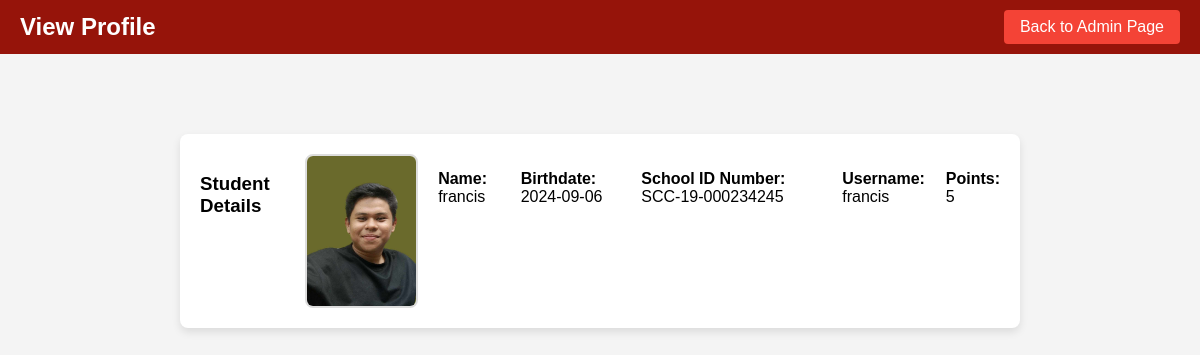
The page /view_profile.php?id=1 (signed in) on the database its author committed.
### tables this page shows
CREATE TABLE `students` (
  `id` int(11) NOT NULL,
  `name` varchar(255) NOT NULL,
  `birthdate` date NOT NULL,
  `school_id_number` varchar(50) NOT NULL,
  `username` varchar(50) NOT NULL,
  `password` varchar(255) NOT NULL,
  `points` int(11) DEFAULT 0,
  `user_type` enum('student','teacher') NOT NULL,
  `profile_picture` varchar(255) DEFAULT NULL
);

### view_profile.php (the view, shortened to what this page needs)
<?php
$conn = new mysqli('localhost', 'root', '', 'student_rewards');
$id = isset($_GET['id']) ? intval($_GET['id']) : 0;
$sql = "SELECT * FROM students WHERE id = ?";
$stmt = $conn->prepare($sql);
$stmt->bind_param("i", $id);
$stmt->execute();
$result = $stmt->get_result();
if ($result->num_rows > 0) {
    $student = $result->fetch_assoc();
} else {
    echo "<p>No student found.</p>";
    exit();
}
?>
<!DOCTYPE html>
<html lang="en">
<head>
    <link rel="stylesheet" href="view_prof.css">
</head>
<body>
    <div class="header">
        <h2>View Profile</h2>
        <button onclick="location.href='admin.php'" class="back-button">Back to Admin Page</button>
    </div>
    <div class="profile-container">
        <h3>Student Details</h3>
        <?php if (!empty($student['profile_picture']) && file_exists($student['profile_picture'])) : ?>
            <div class="profile-picture">
                <img src="<?php echo htmlspecialchars($student['profile_picture']); ?>" alt="Profile Picture">
            </div>
        <?php else : ?>
            <p>No profile picture available.</p>
        <?php endif; ?>
        <p><strong>Name:</strong> <?php echo htmlspecialchars($student['name']); ?></p>
        <p><strong>Birthdate:</strong> <?php echo htmlspecialchars($student['birthdate']); ?></p>
        <p><strong>School ID Number:</strong> <?php echo htmlspecialchars($student['school_id_number']); ?></p>
        <p><strong>Username:</strong> <?php echo htmlspecialchars($student['username']); ?></p>
        <p><strong>Points:</strong> <?php echo htmlspecialchars($student['points']); ?></p>
    </div>
</body>
</html>

### view_prof.css (style rules this page uses)
body { font-family: Arial, sans-serif; margin: 0; padding: 0; background-color: #f4f4f4; }
.header { display: flex; justify-content: space-between; align-items: center; padding: 10px 20px; background-color: #96140a; color: white; }
.header h2 { margin: 0; }
.back-button { padding: 8px 16px; background-color: #f44336; color: white; border: none; cursor: pointer; border-radius: 4px; font-size: 16px; }
.profile-container { background-color: white; padding: 20px; border-radius: 8px; box-shadow: 0 4px 8px rgba(0, 0, 0, 0.1); margin: 80px auto; width: 90%; max-width: 800px; display: flex; align-items: flex-start; gap: 20px; }
.profile-picture { flex: 1; display: flex; justify-content: center; align-items: center; }
.profile-picture img { max-width: 150px; max-height: 150px; border-radius: 8px; border: 2px solid #ddd; }

### rows shown on the page
students: profile_picture (picture), name "francis", birthdate "2024-09-06", school_id_number "SCC-19-000234245", username "francis", points "5"
